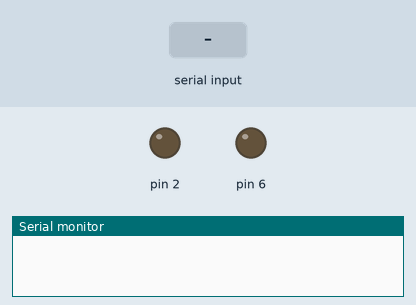
Recording of a sketch running on a simulated Arduino Uno, built with avr-gcc and run on an emulated ATmega328P. On the bench: output pins drawn as LEDs (lit = HIGH), the last lines printed to the serial monitor. The test bench sets the inputs (shaded band).

Above: at 1.2 s.
1.3 s: "On" received over the second serial link
At 4.0 s:
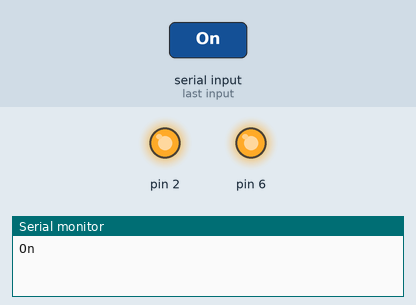
4.3 s: "Off" received over the second serial link
At 5.9 s:
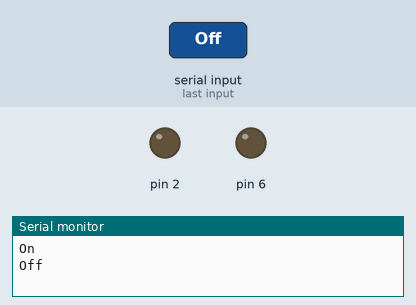
Timing chart, 0 to 7.4 s (numbered marks = the images above; inputs shaded):
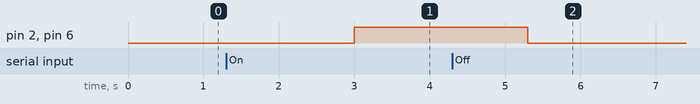

Measured:
- after the input at 1.3 s, pin 2, pin 6: LOW → HIGH after 1.7 s
- after the input at 4.3 s, pin 2, pin 6: HIGH → LOW after 1.0 s

The sketch:

btandbuzzer.ino
```cpp
#include <SoftwareSerial.h>
SoftwareSerial bt(0,1);
void setup() {
  // put your setup code here, to run once:
pinMode(2, OUTPUT);
pinMode(6, OUTPUT);
bt.begin(9600);
Serial.begin(9600);
}

void loop() {
  // put your main code here, to run repeatedly:
String input;
input= bt.readString();
Serial.println(input);
if(input=="On")
{
  digitalWrite(2, HIGH);
  digitalWrite(6, HIGH);
  }
  else if(input=="Off")
  {
    digitalWrite(2, LOW);
    digitalWrite(6, LOW);
  }
  delay(1000);
}
```
